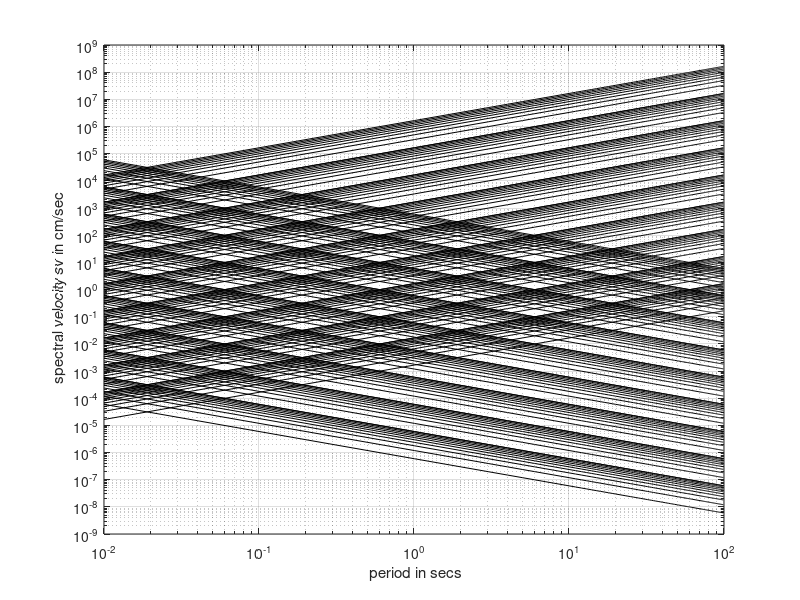

Here is the MATLAB script that generated this plot:

%********************************************************************
% https://www.brainkart.com/article/Earthquake-response-spectra_5003/
% Program 17.2: MATLAB program to draw tripartite plot 
%********************************************************************

pga = 0.373464;
% pga = 0.319;
% pgd = 8.40 * 2;
pgd = 105.911328;
% pgd = 1;

% g = 9.80665;
g = 386.08858;
g = g / pga;

for k=.00001:.00001:.0001

     x=0.01:1:100;
     t=log(2*pi*k/pgd)-log(x);
     y=exp(t);

     loglog(x,y,'k'), grid on;
     hold on;

     t=log(k*g/(2*pi))+log(x);
     y=exp(t);

     loglog(x,y,'k')
     hold on;

end

for k=.0001:.0001:.001

     x=0.01:1:100;
     t=log(2*pi*k/pgd)-log(x);
     y=exp(t);

     loglog(x,y,'k'), grid on;
     hold on;

     t=log(k*g/(2*pi))+log(x);
     y=exp(t);

     loglog(x,y,'k');
     hold on;

end

for k=.001:.001:.01

     x=0.01:1:100; 
     t=log(2*pi*k/pgd)-log(x);
     y=exp(t);

     loglog(x,y,'k'),grid on; 
     hold on;

     t=log(k*g/(2*pi))+log(x);
     y=exp(t);

     loglog(x,y,'k');
     hold on;

end

xlabel(' period in secs')

ylabel(' spectral velocity sv in cm/sec') 

for k=.01:.01:.1

     x=0.01:1:100;
     t=log(2*pi*k/pgd)-log(x);
     y=exp(t);

     loglog(x,y,'k'), grid on;
     hold on;

     t=log(k*g/(2*pi))+log(x);
     y=exp(t);

     loglog(x,y,'k');
     hold on;

end

for k=.1:.1:1 

     x=0.01:1:100;
     t=log(2*pi*k/pgd)-log(x);
     y=exp(t);

     loglog(x,y,'k'), grid on;
     hold on;

     t=log(k*g/(2*pi))+log(x);
     y=exp(t);
     loglog(x,y,'k');
     hold on;

end

for k=1:1:10 

     x=0.01:1:100;
     t=log(2*pi*k/pgd)-log(x);
     y=exp(t);

     loglog(x,y,'k'), grid on;
     hold on;

     t=log(k*g/(2*pi))+log(x);
     y=exp(t);

     loglog(x,y,'k');
     hold on;

end

for k=10:10:100 

     x=0.01:1:100;
     t=log(2*pi*k/pgd)-log(x);
     y=exp(t);

     loglog(x,y,'k'), grid on;
     hold on;

     t=log(k*g/(2*pi))+log(x);
     y=exp(t);

     loglog(x,y,'k');
     hold on;

end

for k=100:100:1000 

     x=0.01:1:100;
     t=log(2*pi*k/pgd)-log(x);
     y=exp(t);

     loglog(x,y,'k'), grid on;
     hold on;

     t=log(k*g/(2*pi))+log(x);
     y=exp(t);

     loglog(x,y,'k');
     hold on;

end

for k=1000:1000:10000 
     x=0.01:1:100;
     t=log(2*pi*k/pgd)-log(x);
     y=exp(t);
     loglog(x,y,'k'), grid on;
     hold on;

     t=log(k*g/(2*pi))+log(x);
     y=exp(t);

     loglog(x,y,'k') 
end

% axis([0.01 100 0.02 500]) % d=xlsread(‘svdata’); sv=‘sv.out’

% d=load(sv)

% plot(d(:,1),100*d(:,2),'k')

% plot(d(:,1),100*d(:,3),'k')

% plot(d(:,1),100*d(:,4),'k')

% plot(d(:,1),100*d(:,5),'k')

% plot(d(:,1),100*d(:,6),'k')

% text(0.2,0.02,'0.001');
% text(0.6,0.1,'0.01');
% text(2,0.3,'0.1');
% text(7,1,'1');
% text(20,3,'10');
% text(80,10,'100');
% text(20,1,'sd in cm');

% xlabel(" period in sec");
% ylabel(" sv in cm/sec");

% text(0.01,200,'100');
% text(0.01,20,'10');
% text(0.01,2,'1');
% text(0.02,0.4,'0.1');
% text(0.07,0.1,'0.01');
% text(.02,0.8,"sa/g");

% gtext(" no damping");
% gtext(" damping=2%");
% gtext(" damping=5%");
% gtext(" damping=10%");
% gtext(" damping=20%");